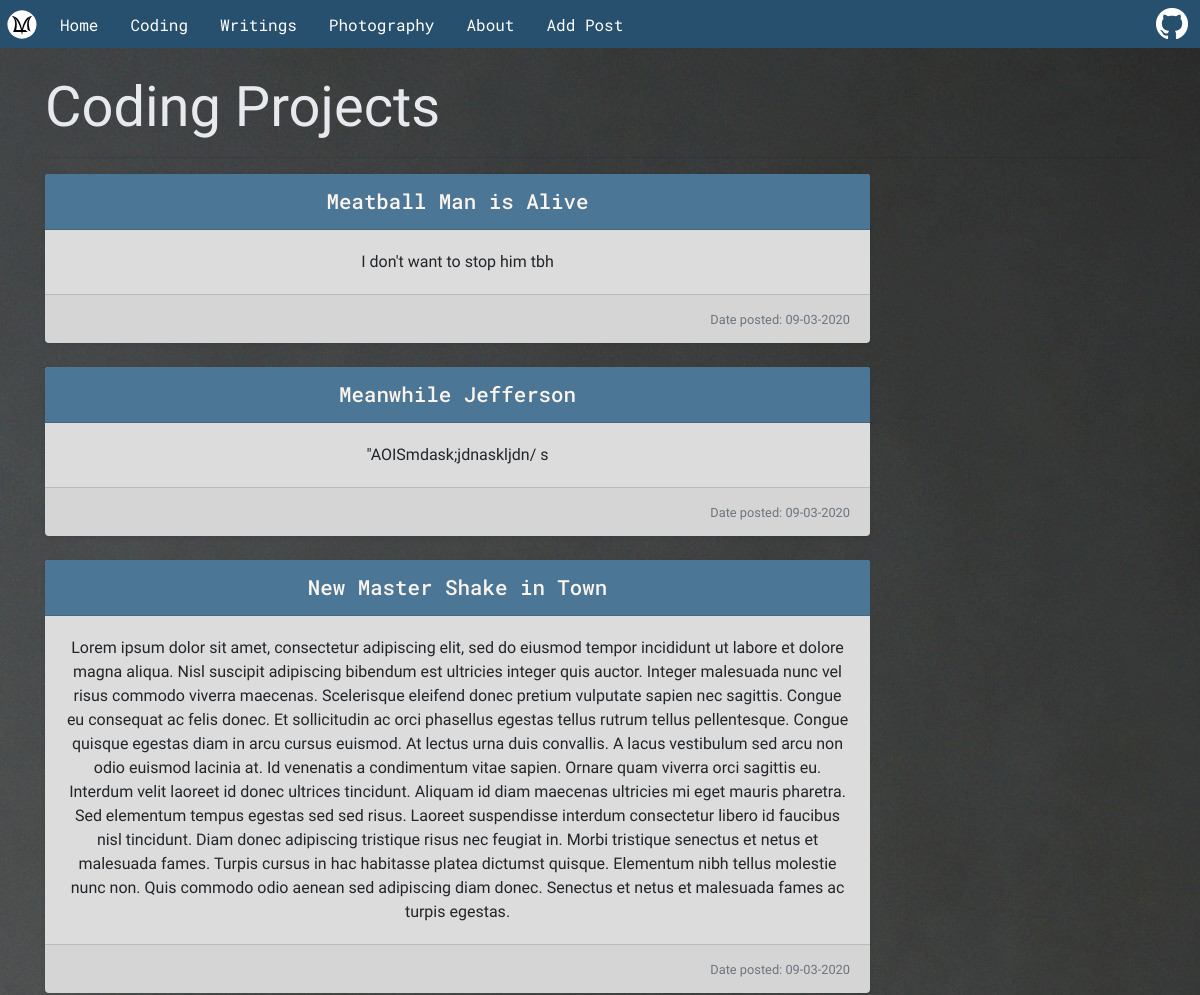
Page /coding (upper part) on the earlier database version.
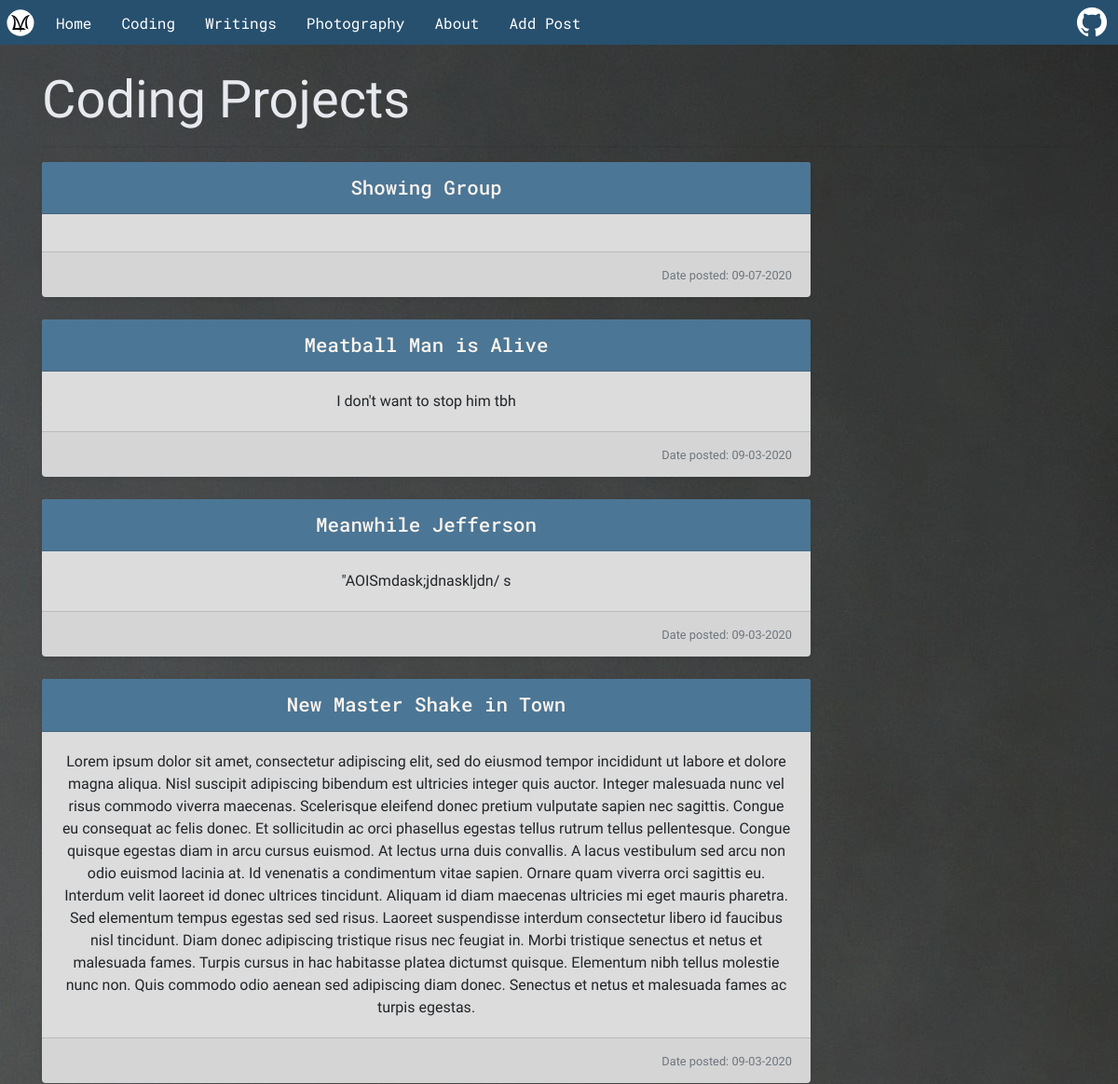
Same page on the later database version.
### personalWebsite/models.py (models this page shows, shortened)
class Project(db.Model):
    id = db.Column(db.Integer, primary_key=True)
    title = db.Column(db.String(100), nullable=False)
    type = db.Column(db.String(20), nullable=False)
    content= db.Column(db.Text, nullable=True)
    files = db.Column(db.String(50), nullable=True) #holds the path to the file images
    date_posted = db.Column(db.DateTime, nullable=False, default=datetime.now)
    home_post = db.relationship('HomePost', backref='project', uselist=False)

### personalWebsite/routes.py (the view)
@app.route('/coding', methods=['GET'])
def coding():
    posts = Project.query.filter_by(type='coding').order_by(Project.id.desc())
    return render_template('coding.html', posts=posts)

### personalWebsite/templates/coding.html
{% extends "layout.html" %}
{% block content %}
<div class="container">
  <h1 class="display-4 page-header text-white-2">Coding Projects</h1>
  <hr>
  <div class="row text-center">
    {% for post in posts %}
    <div class="col-lg-9">
      <div class="card mb-4 shadow-sm">
        <div class="card-header">
          <a class = "card-title" href="{{ url_for('project', project_id=post.id) }}">{{ post.title }}</a>
        </div>
        <div class="card-body">
          <p class= "card-text">{{ post.content }}</p>
        </div>
        <div class="card-footer text-right">
          <small class="text-muted">Date posted: {{ post.date_posted.strftime('%m-%d-%Y') }}</small>
        </div>
      </div>
    </div>
    {% endfor %}
  </div>
</div>
{% endblock content %}

Differences in the rows shown:
added Project: title "Showing Group", date_posted "09-07-2020"
